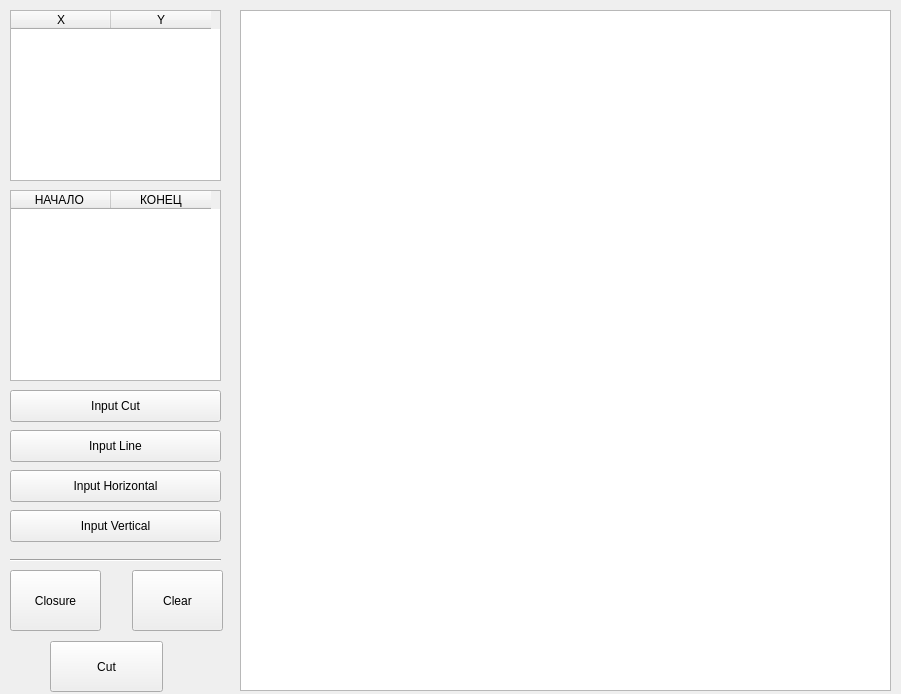
<?xml version="1.0" encoding="UTF-8"?>
<ui version="4.0">
 <class>MainWindow</class>
 <widget class="QMainWindow" name="MainWindow">
  <property name="geometry">
   <rect>
    <x>0</x>
    <y>0</y>
    <width>901</width>
    <height>694</height>
   </rect>
  </property>
  <property name="windowTitle">
   <string>Отсечение отрезков выпуклым отсекателем</string>
  </property>
  <widget class="QWidget" name="centralwidget">
   <widget class="QGraphicsView" name="view">
    <property name="geometry">
     <rect>
      <x>240</x>
      <y>10</y>
      <width>651</width>
      <height>681</height>
     </rect>
    </property>
   </widget>
   <widget class="QTableWidget" name="table_rect">
    <property name="geometry">
     <rect>
      <x>10</x>
      <y>10</y>
      <width>211</width>
      <height>171</height>
     </rect>
    </property>
    <column>
     <property name="text">
      <string>X</string>
     </property>
    </column>
    <column>
     <property name="text">
      <string>Y</string>
     </property>
    </column>
   </widget>
   <widget class="QPushButton" name="paint">
    <property name="geometry">
     <rect>
      <x>50</x>
      <y>641</y>
      <width>113</width>
      <height>51</height>
     </rect>
    </property>
    <property name="text">
     <string>Cut</string>
    </property>
   </widget>
   <widget class="QPushButton" name="lock">
    <property name="geometry">
     <rect>
      <x>10</x>
      <y>570</y>
      <width>91</width>
      <height>61</height>
     </rect>
    </property>
    <property name="text">
     <string>Closure</string>
    </property>
   </widget>
   <widget class="QPushButton" name="erase">
    <property name="geometry">
     <rect>
      <x>132</x>
      <y>570</y>
      <width>91</width>
      <height>61</height>
     </rect>
    </property>
    <property name="text">
     <string>Clear</string>
    </property>
   </widget>
   <widget class="QPushButton" name="bars">
    <property name="geometry">
     <rect>
      <x>10</x>
      <y>430</y>
      <width>211</width>
      <height>32</height>
     </rect>
    </property>
    <property name="text">
     <string>Input Line</string>
    </property>
   </widget>
   <widget class="QPushButton" name="rect">
    <property name="geometry">
     <rect>
      <x>10</x>
      <y>390</y>
      <width>211</width>
      <height>32</height>
     </rect>
    </property>
    <property name="text">
     <string>Input Cut</string>
    </property>
   </widget>
   <widget class="QTableWidget" name="table_bars">
    <property name="geometry">
     <rect>
      <x>10</x>
      <y>190</y>
      <width>211</width>
      <height>191</height>
     </rect>
    </property>
    <column>
     <property name="text">
      <string>НАЧАЛО </string>
     </property>
    </column>
    <column>
     <property name="text">
      <string>КОНЕЦ</string>
     </property>
    </column>
   </widget>
   <widget class="QPushButton" name="horizontal">
    <property name="geometry">
     <rect>
      <x>10</x>
      <y>470</y>
      <width>211</width>
      <height>32</height>
     </rect>
    </property>
    <property name="text">
     <string>Input Horizontal</string>
    </property>
   </widget>
   <widget class="QPushButton" name="vertical">
    <property name="geometry">
     <rect>
      <x>10</x>
      <y>510</y>
      <width>211</width>
      <height>32</height>
     </rect>
    </property>
    <property name="text">
     <string>Input Vertical</string>
    </property>
   </widget>
   <widget class="Line" name="line">
    <property name="geometry">
     <rect>
      <x>10</x>
      <y>550</y>
      <width>211</width>
      <height>20</height>
     </rect>
    </property>
    <property name="orientation">
     <enum>Qt::Horizontal</enum>
    </property>
   </widget>
  </widget>
 </widget>
 <resources/>
 <connections/>
</ui>
